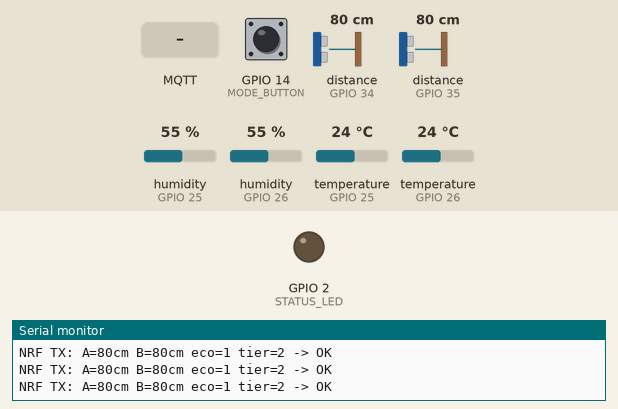
Recording of a sketch running on a simulated ESP32. Shown: output pins drawn as LEDs (lit = HIGH), the last lines printed to the serial monitor. Wiring (inferred from the names in the program): 2 × ultrasonic range finder: trigger GPIO 21, echo GPIO 34 / trigger GPIO 22, echo GPIO 35. The inputs (shaded band) are chosen by the test bench; at power-on: GPIO 14 (MODE_BUTTON) HIGH, distance to the obstacle (sensors on GPIO 34, GPIO 35) 80 cm, humidity (sensors on GPIO 25, GPIO 26) 55 %, temperature (sensors on GPIO 25, GPIO 26) 24 °C. The echo pulse lasts 58.3 µs per cm; WiFi joins after 1.5 s; servers stay silent unless stated; random numbers use the default seed unless the sketch sets one; no radio packets arrive unless stated; no MQTT or app messages arrive unless stated; pins used as bus, display or sensor lines are not drawn.

Above: at 2.9 s.
3.0 s: GPIO 14 (MODE_BUTTON) pulled LOW for 0.15 s
At 4.6 s:
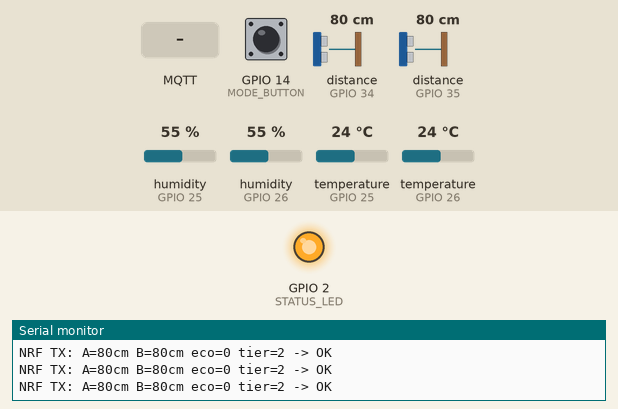
6.5 s: GPIO 14 (MODE_BUTTON) pulled LOW for 1 s
17.1 s: MQTT message "1" arrives on the first subscribed topic
Timing chart, 0 to 21.6 s (numbered marks = the images above; inputs shaded):
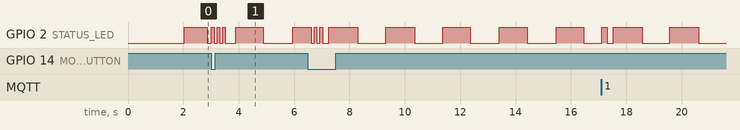

The sketch:

esp32_sensor_hub.ino
```cpp
/*
  Sensor Hub - Smart Energy System (Updated for Dashboard v2)

  This hub reads sensors for BOTH Room A and Room B, then publishes
  telemetry to separate MQTT topics for each room.

  Pins:
    HC-SR04 A (21/34), B (22/35)
    DHT11 A (26), B (25)
    Mode Button (14)
    NRF24L01+: CE=4, CSN=5

  MQTT Topics Published:
    sensors/room1/telemetry  - Room A data
    sensors/room2/telemetry  - Room B data

  MQTT Topics Subscribed:
    control/mode             - Mode changes from dashboard
*/

#include <SPI.h>
#include <RF24.h>
#include <WiFi.h>
#include <WiFiClientSecure.h>
#include <PubSubClient.h>
#include <HTTPClient.h>
#include <DHT.h>
#include <ArduinoJson.h>

// ============ CONFIGURATION - UPDATE THESE ============
const char* WIFI_SSID = "YOUR_WIFI_SSID";
const char* WIFI_PASSWORD = "YOUR_WIFI_PASSWORD";
const char* PRICING_API_URL = "https://smart-energy-production-a08d.up.railway.app/api/price/esp32";

// MQTT (HiveMQ Cloud)
const char* MQTT_SERVER = "1e1a4e5c581e4bc3a697f8937d7fb9e4.s1.eu.hivemq.cloud";
const int MQTT_PORT = 8883;
const char* MQTT_USER = "omeravi";
const char* MQTT_PASSWORD = "Omeromer1!";

// ============ MQTT TOPICS ============
const char* TOPIC_TELEMETRY_A = "sensors/room1/telemetry";
const char* TOPIC_TELEMETRY_B = "sensors/room2/telemetry";
const char* TOPIC_MODE = "control/mode";
const char* TOPIC_ALERTS_A = "alerts/room1/anomaly";
const char* TOPIC_ALERTS_B = "alerts/room2/anomaly";

// ============ PIN DEFINITIONS ============
const int TRIG_A = 21, ECHO_A = 34;
const int TRIG_B = 22, ECHO_B = 35;
const int DHT_PIN_A = 26, DHT_PIN_B = 25;
const int MODE_BUTTON = 14;
const int STATUS_LED = 2;
#define NRF_CE 4
#define NRF_CSN 5

// ============ OBJECTS ============
RF24 radio(NRF_CE, NRF_CSN);
DHT dhtA(DHT_PIN_A, DHT11);
DHT dhtB(DHT_PIN_B, DHT11);
WiFiClientSecure espClient;
PubSubClient mqttClient(espClient);
const byte PIPE_TX[6] = "SENS1";

// ============ TELEMETRY STRUCT (for NRF to Control Hub) ============
struct Telemetry {
  uint32_t ms;
  int16_t distA_cm, distB_cm;
  int16_t tempA_x10, tempB_x10;
  uint8_t humidA, humidB;
  uint8_t ecoMode;
  uint8_t priceTier;
  int8_t tempOffset;
};

// ============ PRICING DATA ============
struct PricingData {
  float price;
  uint8_t tier;
  String action;
  int8_t tempOffset;
  bool valid;
  unsigned long lastUpdate;
};

// ============ STATE VARIABLES ============
bool ecoMode = true;
bool lastButtonState = HIGH;
unsigned long lastButtonPress = 0;
PricingData currentPricing = {0, 2, "normal", 0, false, 0};

// Timing
unsigned long lastPriceFetch = 0;
unsigned long lastNrfSend = 0;
unsigned long lastMqttPublish = 0;
unsigned long lastDHTread = 0;

// Sensor data
float tempA = 0, tempB = 0, humidA = 0, humidB = 0;
int16_t distA = -1, distB = -1;

// Device states (received from Control Hub or inferred)
bool fanA = false, lampA = false;
bool fanB = false, lampB = false;

// ============ TIMING CONSTANTS ============
const unsigned long DEBOUNCE_MS = 200;
const unsigned long PRICE_FETCH_INTERVAL = 300000;  // 5 minutes
const unsigned long NRF_SEND_INTERVAL = 250;        // 250ms
const unsigned long MQTT_PUBLISH_INTERVAL = 5000;   // 5 seconds
const unsigned long PULSE_TIMEOUT_US = 30000;
const int MIN_CM = 2, MAX_CM = 400;
const int OCCUPANCY_THRESHOLD = 10;  // cm - closer than this = occupied

// ============ DISTANCE READING ============
int16_t readSingleDistance(int trig, int echo) {
  digitalWrite(trig, LOW); delayMicroseconds(2);
  digitalWrite(trig, HIGH); delayMicroseconds(10);
  digitalWrite(trig, LOW);
  unsigned long us = pulseIn(echo, HIGH, PULSE_TIMEOUT_US);
  if (us == 0) return -1;
  long cm = us / 58;
  return (cm < MIN_CM || cm > MAX_CM) ? -1 : (int16_t)cm;
}

int16_t readDistanceCM(int trig, int echo) {
  long readings[3];
  for (int i = 0; i < 3; i++) {
    long cm = readSingleDistance(trig, echo);
    readings[i] = (cm < 0) ? 10000 : cm;
    delay(5);
  }
  // Sort for median
  for (int i = 0; i < 2; i++)
    for (int j = i + 1; j < 3; j++)
      if (readings[i] > readings[j]) { long t = readings[i]; readings[i] = readings[j]; readings[j] = t; }
  return (readings[1] >= 10000) ? -1 : (int16_t)readings[1];
}

// ============ TEMPERATURE READING ============
void readTemperatures() {
  float tA = dhtA.readTemperature();
  float hA = dhtA.readHumidity();
  float tB = dhtB.readTemperature();
  float hB = dhtB.readHumidity();

  if (!isnan(tA) && tA > -20 && tA < 80) tempA = tA;
  if (!isnan(hA) && hA >= 0 && hA <= 100) humidA = hA;
  if (!isnan(tB) && tB > -20 && tB < 80) tempB = tB;
  if (!isnan(hB) && hB >= 0 && hB <= 100) humidB = hB;
}

// ============ MODE BUTTON ============
void checkModeButton() {
  bool current = digitalRead(MODE_BUTTON);
  if (current == LOW && lastButtonState == HIGH && millis() - lastButtonPress > DEBOUNCE_MS) {
    ecoMode = !ecoMode;
    lastButtonPress = millis();
    Serial.printf("\n*** MODE CHANGED: %s ***\n\n", ecoMode ? "ECO" : "MANUAL");

    // Visual feedback - 3 blinks
    for (int i = 0; i < 3; i++) {
      digitalWrite(STATUS_LED, HIGH); delay(100);
      digitalWrite(STATUS_LED, LOW); delay(100);
    }

    // Publish mode change to MQTT
    publishModeChange();
  }
  lastButtonState = current;
}

// ============ MQTT MODE PUBLISH ============
void publishModeChange() {
  if (!mqttClient.connected()) return;

  StaticJsonDocument<64> doc;
  doc["mode"] = ecoMode ? "eco" : "manual";
  doc["ecoMode"] = ecoMode ? 1 : 0;
  doc["timestamp"] = millis();

  String payload;
  serializeJson(doc, payload);
  mqttClient.publish(TOPIC_MODE, payload.c_str(), true);  // retained

  Serial.printf("Published mode: %s\n", ecoMode ? "eco" : "manual");
}

// ============ MQTT CALLBACK ============
void mqttCallback(char* topic, byte* payload, unsigned int length) {
  StaticJsonDocument<128> doc;
  DeserializationError error = deserializeJson(doc, payload, length);
  if (error) return;

  String topicStr = String(topic);

  // Handle mode changes from dashboard
  if (topicStr == TOPIC_MODE) {
    String newMode = doc["mode"].as<String>();
    bool newEcoMode = (newMode == "eco");

    if (newEcoMode != ecoMode) {
      ecoMode = newEcoMode;
      Serial.printf("\n*** MODE FROM DASHBOARD: %s ***\n\n", ecoMode ? "ECO" : "MANUAL");

      // Blink to indicate
      digitalWrite(STATUS_LED, HIGH); delay(200);
      digitalWrite(STATUS_LED, LOW);
    }
  }
}

// ============ PRICING TIER CONVERSION ============
uint8_t tierStringToNum(const String& tier) {
  if (tier == "very_low") return 0;
  if (tier == "low") return 1;
  if (tier == "normal") return 2;
  if (tier == "high") return 3;
  if (tier == "very_high") return 4;
  if (tier == "critical") return 5;
  return 2;  // default to normal
}

// ============ FETCH PRICING DATA ============
void fetchComedPricing() {
  if (WiFi.status() != WL_CONNECTED) return;

  HTTPClient http;
  http.begin(PRICING_API_URL);
  http.setTimeout(10000);

  int httpCode = http.GET();
  if (httpCode == HTTP_CODE_OK) {
    StaticJsonDocument<256> doc;
    if (!deserializeJson(doc, http.getString())) {
      currentPricing.price = doc["p"].as<float>();
      currentPricing.tier = tierStringToNum(doc["t"].as<String>());
      currentPricing.action = doc["a"].as<String>();
      currentPricing.tempOffset = doc["o"].as<int8_t>();
      currentPricing.valid = (doc["s"].as<String>() == "active");
      currentPricing.lastUpdate = millis();

      Serial.printf("Price: %.2f¢/kWh, Tier: %d (%s)\n",
        currentPricing.price, currentPricing.tier, currentPricing.action.c_str());
    }
  } else {
    Serial.printf("Pricing fetch failed: %d\n", httpCode);
  }
  http.end();
}

// ============ SEND TELEMETRY VIA NRF24L01+ ============
void sendTelemetryNRF() {
  Telemetry t = {
    millis(),
    distA, distB,
    (int16_t)(tempA * 10), (int16_t)(tempB * 10),
    (uint8_t)constrain(humidA, 0, 100), (uint8_t)constrain(humidB, 0, 100),
    ecoMode ? (uint8_t)1 : (uint8_t)0,
    currentPricing.tier,
    currentPricing.tempOffset
  };

  bool ok = radio.write(&t, sizeof(t));
  Serial.printf("NRF TX: A=%dcm B=%dcm eco=%d tier=%d -> %s\n",
    distA, distB, ecoMode, currentPricing.tier, ok ? "OK" : "FAIL");
}

// ============ MQTT CONNECTION ============
void connectMQTT() {
  if (mqttClient.connected()) return;

  String clientId = "SensorHub-" + String(random(0xffff), HEX);
  Serial.print("Connecting to MQTT...");

  if (mqttClient.connect(clientId.c_str(), MQTT_USER, MQTT_PASSWORD)) {
    Serial.println(" OK");

    // Subscribe to mode topic
    mqttClient.subscribe(TOPIC_MODE);
    Serial.println("Subscribed to mode topic");

    // Publish current mode
    publishModeChange();
  } else {
    Serial.printf(" FAILED (rc=%d)\n", mqttClient.state());
  }
}

// ============ PUBLISH ROOM TELEMETRY ============
void publishMQTT() {
  if (!mqttClient.connected()) {
    connectMQTT();
    if (!mqttClient.connected()) return;
  }

  bool occA = (distA > 0 && distA < OCCUPANCY_THRESHOLD);
  bool occB = (distB > 0 && distB < OCCUPANCY_THRESHOLD);

  // Calculate power based on occupancy (estimate)
  float ampsA = 0.42 + (occA ? 0.5 : 0);
  float ampsB = 0.42 + (occB ? 0.5 : 0);

  // === ROOM A TELEMETRY ===
  StaticJsonDocument<256> docA;
  docA["ts"] = millis();
  docA["tC"] = tempA;
  docA["rh"] = humidA;
  docA["dist"] = distA;
  docA["pir"] = occA ? 1 : 0;
  docA["voltage"] = 120;
  docA["amps"] = ampsA;
  docA["fan"] = fanA;
  docA["lamp"] = lampA;
  docA["ecoMode"] = ecoMode ? 1 : 0;
  docA["priceTier"] = currentPricing.tier;
  docA["price"] = currentPricing.price;

  String payloadA;
  serializeJson(docA, payloadA);
  mqttClient.publish(TOPIC_TELEMETRY_A, payloadA.c_str());

  // === ROOM B TELEMETRY ===
  StaticJsonDocument<256> docB;
  docB["ts"] = millis();
  docB["tC"] = tempB;
  docB["rh"] = humidB;
  docB["dist"] = distB;
  docB["pir"] = occB ? 1 : 0;
  docB["voltage"] = 120;
  docB["amps"] = ampsB;
  docB["fan"] = fanB;
  docB["lamp"] = lampB;
  docB["ecoMode"] = ecoMode ? 1 : 0;
  docB["priceTier"] = currentPricing.tier;
  docB["price"] = currentPricing.price;

  String payloadB;
  serializeJson(docB, payloadB);
  mqttClient.publish(TOPIC_TELEMETRY_B, payloadB.c_str());

  Serial.printf("MQTT: RoomA[%.1fC %d%%] RoomB[%.1fC %d%%] eco=%d\n",
    tempA, (int)humidA, tempB, (int)humidB, ecoMode);
}

// ============ WIFI CONNECTION ============
void connectWiFi() {
  Serial.print("Connecting to WiFi");
  WiFi.begin(WIFI_SSID, WIFI_PASSWORD);

  int attempts = 0;
  while (WiFi.status() != WL_CONNECTED && attempts++ < 30) {
    delay(500);
    Serial.print(".");
  }

  if (WiFi.status() == WL_CONNECTED) {
    Serial.println(" OK");
    Serial.print("IP: ");
    Serial.println(WiFi.localIP());
  } else {
    Serial.println(" FAILED");
  }
}

// ============ SETUP ============
void setup() {
  Serial.begin(115200);
  Serial.println("\n=== Sensor Hub Starting ===");

  // Pin setup
  pinMode(TRIG_A, OUTPUT); pinMode(ECHO_A, INPUT);
  pinMode(TRIG_B, OUTPUT); pinMode(ECHO_B, INPUT);
  pinMode(MODE_BUTTON, INPUT_PULLUP);
  pinMode(STATUS_LED, OUTPUT);
  digitalWrite(TRIG_A, LOW);
  digitalWrite(TRIG_B, LOW);

  // DHT sensors
  dhtA.begin();
  dhtB.begin();

  // NRF24L01+
  if (radio.begin()) {
    radio.setPALevel(RF24_PA_LOW);
    radio.setDataRate(RF24_1MBPS);
    radio.setChannel(108);
    radio.openWritingPipe(PIPE_TX);
    radio.stopListening();
    Serial.println("NRF24L01+ initialized");
  } else {
    Serial.println("NRF24L01+ FAILED");
  }

  // WiFi
  connectWiFi();

  // MQTT
  espClient.setInsecure();
  mqttClient.setServer(MQTT_SERVER, MQTT_PORT);
  mqttClient.setCallback(mqttCallback);
  connectMQTT();

  // Initial pricing fetch
  fetchComedPricing();

  Serial.println("\nSensor Hub Ready!");
  Serial.println("Press GPIO14 button to toggle ECO/MANUAL mode");
  Serial.printf("Current mode: %s\n", ecoMode ? "ECO" : "MANUAL");
}

// ============ MAIN LOOP ============
void loop() {
  unsigned long now = millis();

  // Maintain connections
  if (WiFi.status() != WL_CONNECTED) {
    connectWiFi();
  }

  if (!mqttClient.connected()) {
    connectMQTT();
  }
  mqttClient.loop();

  // Check mode button
  checkModeButton();

  // Read distance sensors
  distA = readDistanceCM(TRIG_A, ECHO_A);
  distB = readDistanceCM(TRIG_B, ECHO_B);

  // Read temperature/humidity (every 2.5 seconds)
  if (now - lastDHTread > 2500) {
    readTemperatures();
    lastDHTread = now;
  }

  // Fetch pricing (every 5 minutes)
  if (now - lastPriceFetch >= PRICE_FETCH_INTERVAL || lastPriceFetch == 0) {
    fetchComedPricing();
    lastPriceFetch = now;
  }

  // Send NRF telemetry to Control Hub (every 250ms)
  if (now - lastNrfSend >= NRF_SEND_INTERVAL) {
    sendTelemetryNRF();
    lastNrfSend = now;
  }

  // Publish MQTT telemetry (every 5 seconds)
  if (now - lastMqttPublish >= MQTT_PUBLISH_INTERVAL) {
    publishMQTT();
    lastMqttPublish = now;
  }

  // Status LED blink (heartbeat)
  static unsigned long lastBlink = 0;
  if (now - lastBlink >= 1000) {
    digitalWrite(STATUS_LED, !digitalRead(STATUS_LED));
    lastBlink = now;
  }

  delay(10);
}
```
